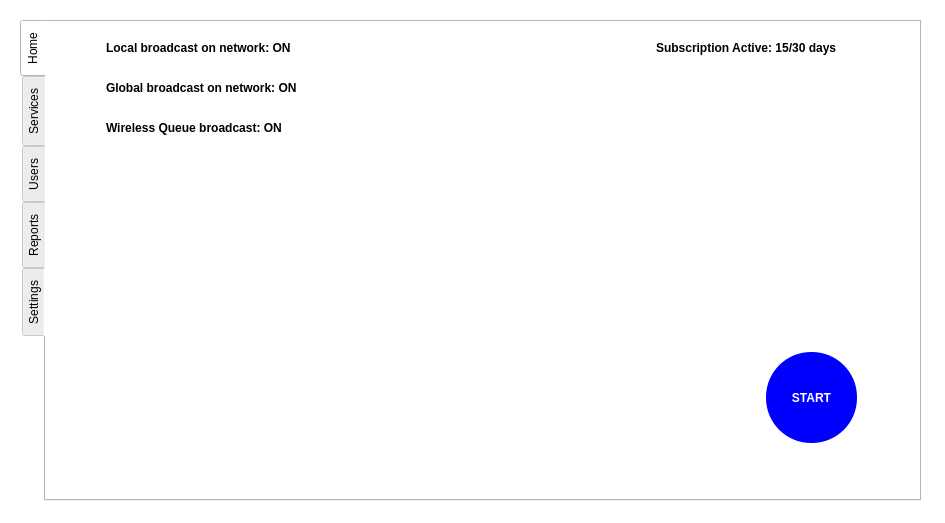
<?xml version="1.0" encoding="UTF-8"?>
<ui version="4.0">
 <class>Dialog</class>
 <widget class="QDialog" name="Dialog">
  <property name="geometry">
   <rect>
    <x>0</x>
    <y>0</y>
    <width>945</width>
    <height>523</height>
   </rect>
  </property>
  <property name="windowTitle">
   <string>Dialog</string>
  </property>
  <property name="styleSheet">
   <string notr="true">background-color: rgb(255, 255, 255);</string>
  </property>
  <widget class="QTabWidget" name="tabWidget">
   <property name="geometry">
    <rect>
     <x>20</x>
     <y>20</y>
     <width>901</width>
     <height>481</height>
    </rect>
   </property>
   <property name="tabPosition">
    <enum>QTabWidget::West</enum>
   </property>
   <property name="tabShape">
    <enum>QTabWidget::Rounded</enum>
   </property>
   <property name="currentIndex">
    <number>0</number>
   </property>
   <property name="iconSize">
    <size>
     <width>16</width>
     <height>16</height>
    </size>
   </property>
   <widget class="QWidget" name="tab">
    <attribute name="title">
     <string>Home</string>
    </attribute>
    <widget class="QLabel" name="label">
     <property name="geometry">
      <rect>
       <x>60</x>
       <y>10</y>
       <width>231</width>
       <height>31</height>
      </rect>
     </property>
     <property name="styleSheet">
      <string notr="true">font-weight: bold;</string>
     </property>
     <property name="text">
      <string>Local broadcast on network: ON</string>
     </property>
    </widget>
    <widget class="QLabel" name="label_2">
     <property name="geometry">
      <rect>
       <x>60</x>
       <y>50</y>
       <width>231</width>
       <height>31</height>
      </rect>
     </property>
     <property name="styleSheet">
      <string notr="true">font-weight: bold;</string>
     </property>
     <property name="text">
      <string>Global broadcast on network: ON</string>
     </property>
    </widget>
    <widget class="QLabel" name="label_3">
     <property name="geometry">
      <rect>
       <x>60</x>
       <y>90</y>
       <width>231</width>
       <height>31</height>
      </rect>
     </property>
     <property name="styleSheet">
      <string notr="true">font-weight: bold;</string>
     </property>
     <property name="text">
      <string>Wireless Queue broadcast: ON</string>
     </property>
    </widget>
    <widget class="QLabel" name="label_4">
     <property name="geometry">
      <rect>
       <x>610</x>
       <y>10</y>
       <width>231</width>
       <height>31</height>
      </rect>
     </property>
     <property name="styleSheet">
      <string notr="true">font-weight: bold;</string>
     </property>
     <property name="text">
      <string>Subscription Active: 15/30 days</string>
     </property>
    </widget>
    <widget class="QPushButton" name="pushButton">
     <property name="geometry">
      <rect>
       <x>720</x>
       <y>330</y>
       <width>91</width>
       <height>91</height>
      </rect>
     </property>
     <property name="styleSheet">
      <string notr="true">#pushButton{
	border-radius: 45px;
	background-color: rgb(0, 0, 255);
	color: rgb(255, 255, 255);
	font-weight: bold;
	font: 12pt &quot;Sans Serif&quot;;
}

#pushButton:hover{
	background-color: rgb(23, 38, 255);
	
}

#pushButton:pressed{
	background-color: rgb(66, 75, 255);
}
</string>
     </property>
     <property name="text">
      <string>START</string>
     </property>
    </widget>
   </widget>
   <widget class="QWidget" name="tab_2">
    <attribute name="title">
     <string>Services</string>
    </attribute>
   </widget>
   <widget class="QWidget" name="tab_3">
    <attribute name="title">
     <string>Users</string>
    </attribute>
   </widget>
   <widget class="QWidget" name="tab_4">
    <attribute name="title">
     <string>Reports</string>
    </attribute>
   </widget>
   <widget class="QWidget" name="tab_5">
    <attribute name="title">
     <string>Settings</string>
    </attribute>
   </widget>
  </widget>
 </widget>
 <resources/>
 <connections/>
</ui>
